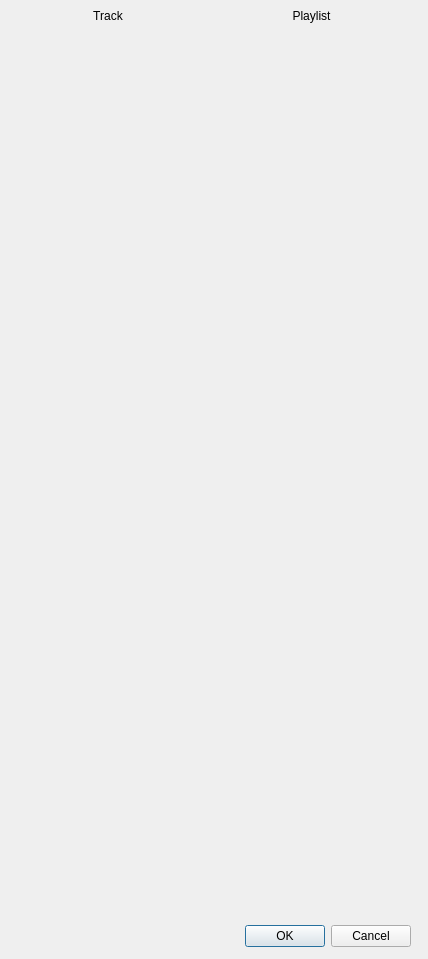
<?xml version="1.0" encoding="UTF-8"?>
<ui version="4.0">
 <class>Dialog</class>
 <widget class="QDialog" name="Dialog">
  <property name="geometry">
   <rect>
    <x>0</x>
    <y>0</y>
    <width>428</width>
    <height>959</height>
   </rect>
  </property>
  <property name="windowTitle">
   <string>Dialog</string>
  </property>
  <widget class="QDialogButtonBox" name="buttonBox">
   <property name="geometry">
    <rect>
     <x>70</x>
     <y>920</y>
     <width>341</width>
     <height>32</height>
    </rect>
   </property>
   <property name="orientation">
    <enum>Qt::Horizontal</enum>
   </property>
   <property name="standardButtons">
    <set>QDialogButtonBox::Cancel|QDialogButtonBox::Ok</set>
   </property>
  </widget>
  <widget class="QWidget" name="horizontalLayoutWidget">
   <property name="geometry">
    <rect>
     <x>9</x>
     <y>9</y>
     <width>401</width>
     <height>901</height>
    </rect>
   </property>
   <layout class="QHBoxLayout" name="horizontalLayout">
    <item>
     <layout class="QVBoxLayout" name="verticalLayout_1">
      <item>
       <layout class="QVBoxLayout" name="section0">
        <item>
         <widget class="QLabel" name="label0">
          <property name="text">
           <string>Track</string>
          </property>
          <property name="alignment">
           <set>Qt::AlignCenter</set>
          </property>
         </widget>
        </item>
        <item>
         <spacer name="verticalSpacer">
          <property name="orientation">
           <enum>Qt::Vertical</enum>
          </property>
          <property name="sizeHint" stdset="0">
           <size>
            <width>20</width>
            <height>40</height>
           </size>
          </property>
         </spacer>
        </item>
       </layout>
      </item>
     </layout>
    </item>
    <item>
     <layout class="QVBoxLayout" name="verticalLayout_2">
      <item>
       <layout class="QVBoxLayout" name="section1">
        <item>
         <widget class="QLabel" name="label1">
          <property name="text">
           <string>Playlist</string>
          </property>
          <property name="alignment">
           <set>Qt::AlignCenter</set>
          </property>
         </widget>
        </item>
        <item>
         <spacer name="verticalSpacer_2">
          <property name="orientation">
           <enum>Qt::Vertical</enum>
          </property>
          <property name="sizeHint" stdset="0">
           <size>
            <width>20</width>
            <height>40</height>
           </size>
          </property>
         </spacer>
        </item>
       </layout>
      </item>
     </layout>
    </item>
   </layout>
  </widget>
 </widget>
 <resources/>
 <connections>
  <connection>
   <sender>buttonBox</sender>
   <signal>accepted()</signal>
   <receiver>Dialog</receiver>
   <slot>accept()</slot>
   <hints>
    <hint type="sourcelabel">
     <x>248</x>
     <y>254</y>
    </hint>
    <hint type="destinationlabel">
     <x>157</x>
     <y>274</y>
    </hint>
   </hints>
  </connection>
  <connection>
   <sender>buttonBox</sender>
   <signal>rejected()</signal>
   <receiver>Dialog</receiver>
   <slot>reject()</slot>
   <hints>
    <hint type="sourcelabel">
     <x>316</x>
     <y>260</y>
    </hint>
    <hint type="destinationlabel">
     <x>286</x>
     <y>274</y>
    </hint>
   </hints>
  </connection>
 </connections>
</ui>
